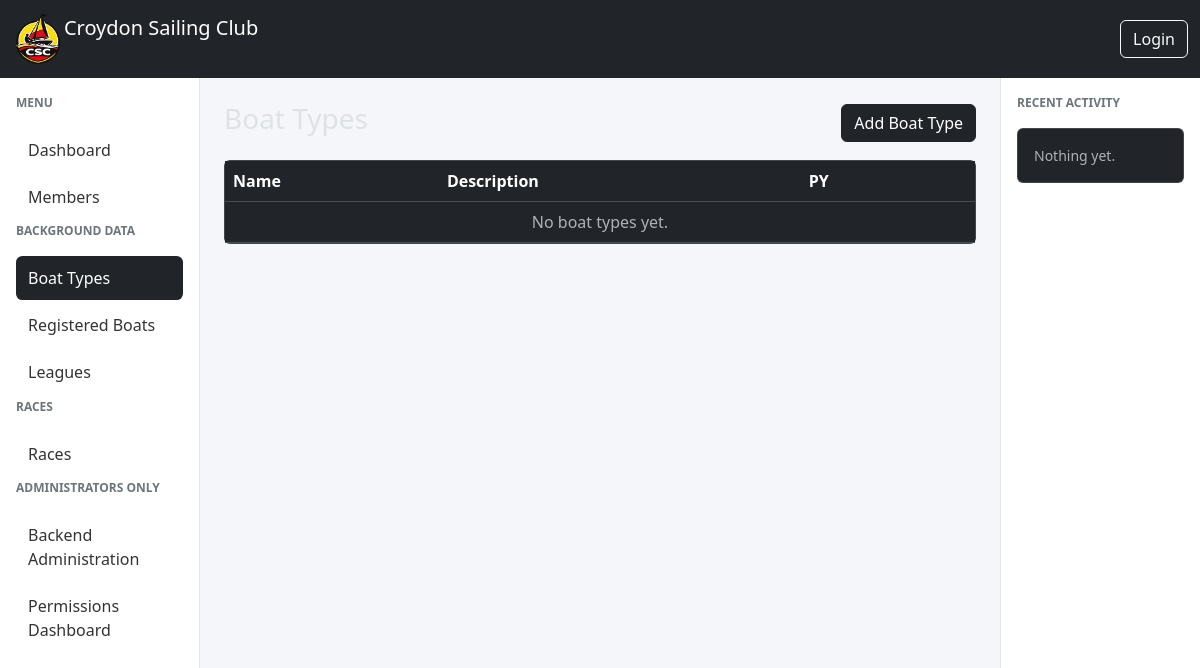
Before: /races/boat-types/ with the older database file.
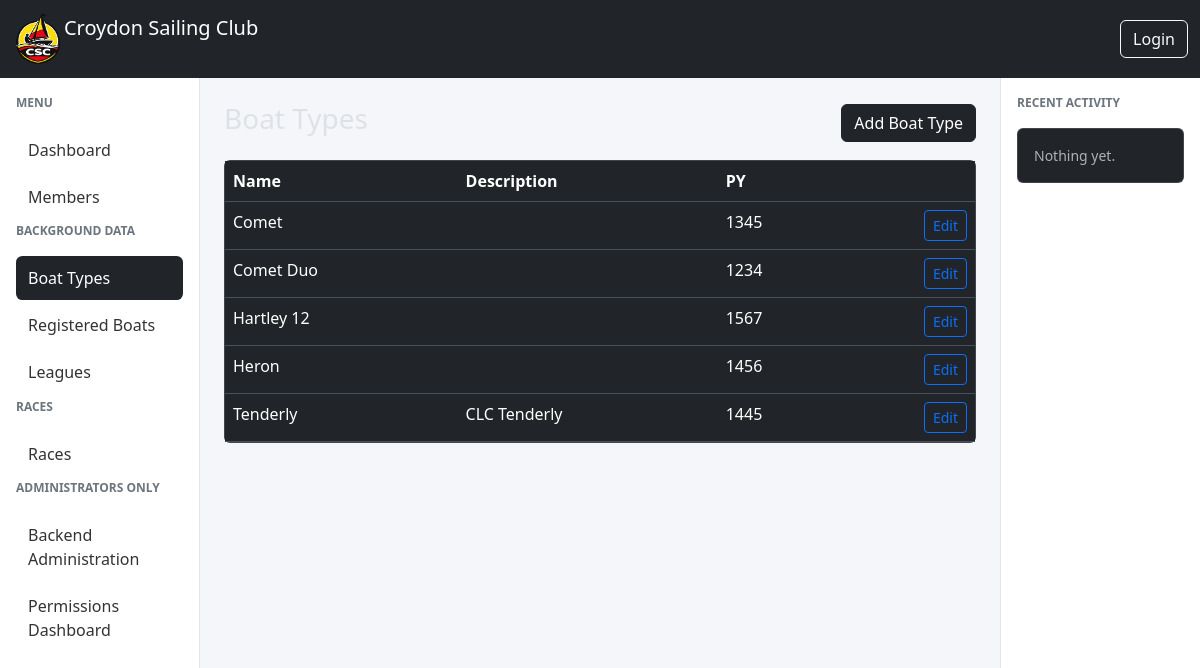
After: the same page with the newer database file.
### races/models.py (models this page shows, shortened)
class BoatType(models.Model):
    name = models.CharField(max_length=100)
    description = models.CharField(max_length=255, blank=True)
    py = models.IntegerField(
        "Portsmouth Yardstick",
        validators=[
            MinValueValidator(1000),
            MaxValueValidator(2000),
        ],
    )

### races/views.py (the view)
# urls.py: path("boat-types/", BoatTypeListView.as_view(), name="boattype-list"),
class BoatTypeListView(ListView):
    model = BoatType
    template_name = "races/boattype_list.html"
    context_object_name = "boats"
    ordering = ["name"]

### races/templates/races/boattype_list.html (shortened to what this page needs)
{% extends "base.html" %}
{% block content %}
<div class="d-flex justify-content-between align-items-center mb-3">
    <h3>Boat Types</h3>
    <a href="{% url 'boattype-add' %}" class="btn btn-dark">
        Add Boat Type
    </a>
</div>
<div class="card">
    <div class="table-responsive">
        <table class="table table-hover mb-0">
            <thead>
                <tr>
                    <th>Name</th>
                    <th>Description</th>
                    <th>PY</th>
                    <th></th>
                </tr>
            </thead>
            <tbody>
                {% for boat in boats %}
                <tr>
                    <td>{{ boat.name }}</td>
                    <td>{{ boat.description }}</td>
                    <td>{{ boat.py }}</td>
                    <td class="text-end">
                        <a href="{% url 'boattype-edit' boat.pk %}"
                           class="btn btn-sm btn-outline-primary">
                            Edit
                        </a>
                    </td>
                </tr>
                {% empty %}
                <tr>
                    <td colspan="4" class="text-center text-muted">
                        No boat types yet.
                    </td>
                </tr>
                {% endfor %}
            </tbody>
        </table>
    </div>
</div>
{% endblock %}

Changed rows visible on the page:
added BoatType: name "Comet", py "1345"
added BoatType: name "Comet Duo", py "1234"
added BoatType: name "Hartley 12", py "1567"
added BoatType: name "Heron", py "1456"
added BoatType: name "Tenderly", description "CLC Tenderly", py "1445"
Other visible differences:
text no longer shown: "No boat types yet."
